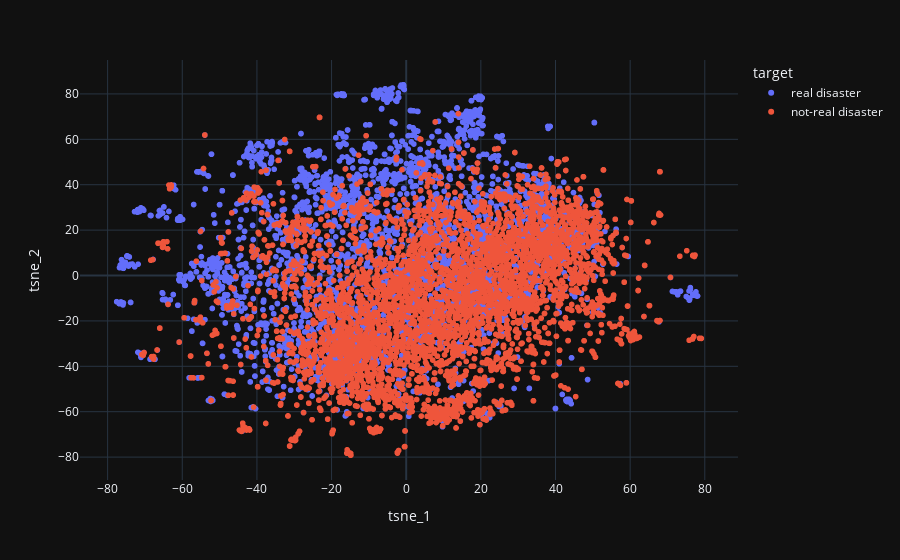

Notebook code for this chart:
### Code cell
# Creates a TSNE model with two dimensions that allow us to visualize the values
    # color - Category or target
    # and the hover data(or displayed info) is the original Text
from sklearn.manifold import TSNE
import plotly_express as px

X = df["vector"]
X = np.concatenate(X,axis=0).reshape(-1,300)
modelo = TSNE(n_components=2)
resultado = modelo.fit_transform(X)
df["tsne_1"]=resultado[:,0]
df["tsne_2"]=resultado[:,1]
fig = px.scatter(data_frame=df,
                 x=df["tsne_1"],
                 y=df["tsne_2"],
                 template="plotly_dark",
                 hover_data=["text"],
                 color=df["target"])
fig.show()

### Figure 1 — Plotly figure (JSON) as saved in the notebook; plotly's stock layout.template omitted (floating-point values rounded to 4 significant figures; data arrays with more than 128 entries replaced by an {"elided": "..."} marker saying what was removed)
{"data": [{"customdata": {"elided": "3271x1 str values"}, "hovertemplate": "target=real disaster<br>tsne_1=%{x}<br>tsne_2=%{y}<br>text=%{customdata[0]}<extra></extra>", "legendgroup": "real disaster", "marker": {"color": "#636efa", "symbol": "circle"}, "mode": "markers", "name": "real disaster", "showlegend": true, "type": "scattergl", "x": {"elided": "3271 float values"}, "xaxis": "x", "y": {"elided": "3271 float values"}, "yaxis": "y"}, {"customdata": {"elided": "4342x1 str values"}, "hovertemplate": "target=not-real disaster<br>tsne_1=%{x}<br>tsne_2=%{y}<br>text=%{customdata[0]}<extra></extra>", "legendgroup": "not-real disaster", "marker": {"color": "#EF553B", "symbol": "circle"}, "mode": "markers", "name": "not-real disaster", "showlegend": true, "type": "scattergl", "x": {"elided": "4342 float values"}, "xaxis": "x", "y": {"elided": "4342 float values"}, "yaxis": "y"}], "layout": {"legend": {"title": {"text": "target"}, "tracegroupgap": 0}, "margin": {"t": 60}, "xaxis": {"anchor": "y", "domain": [0, 1], "title": {"text": "tsne_1"}}, "yaxis": {"anchor": "x", "domain": [0, 1], "title": {"text": "tsne_2"}}}}
